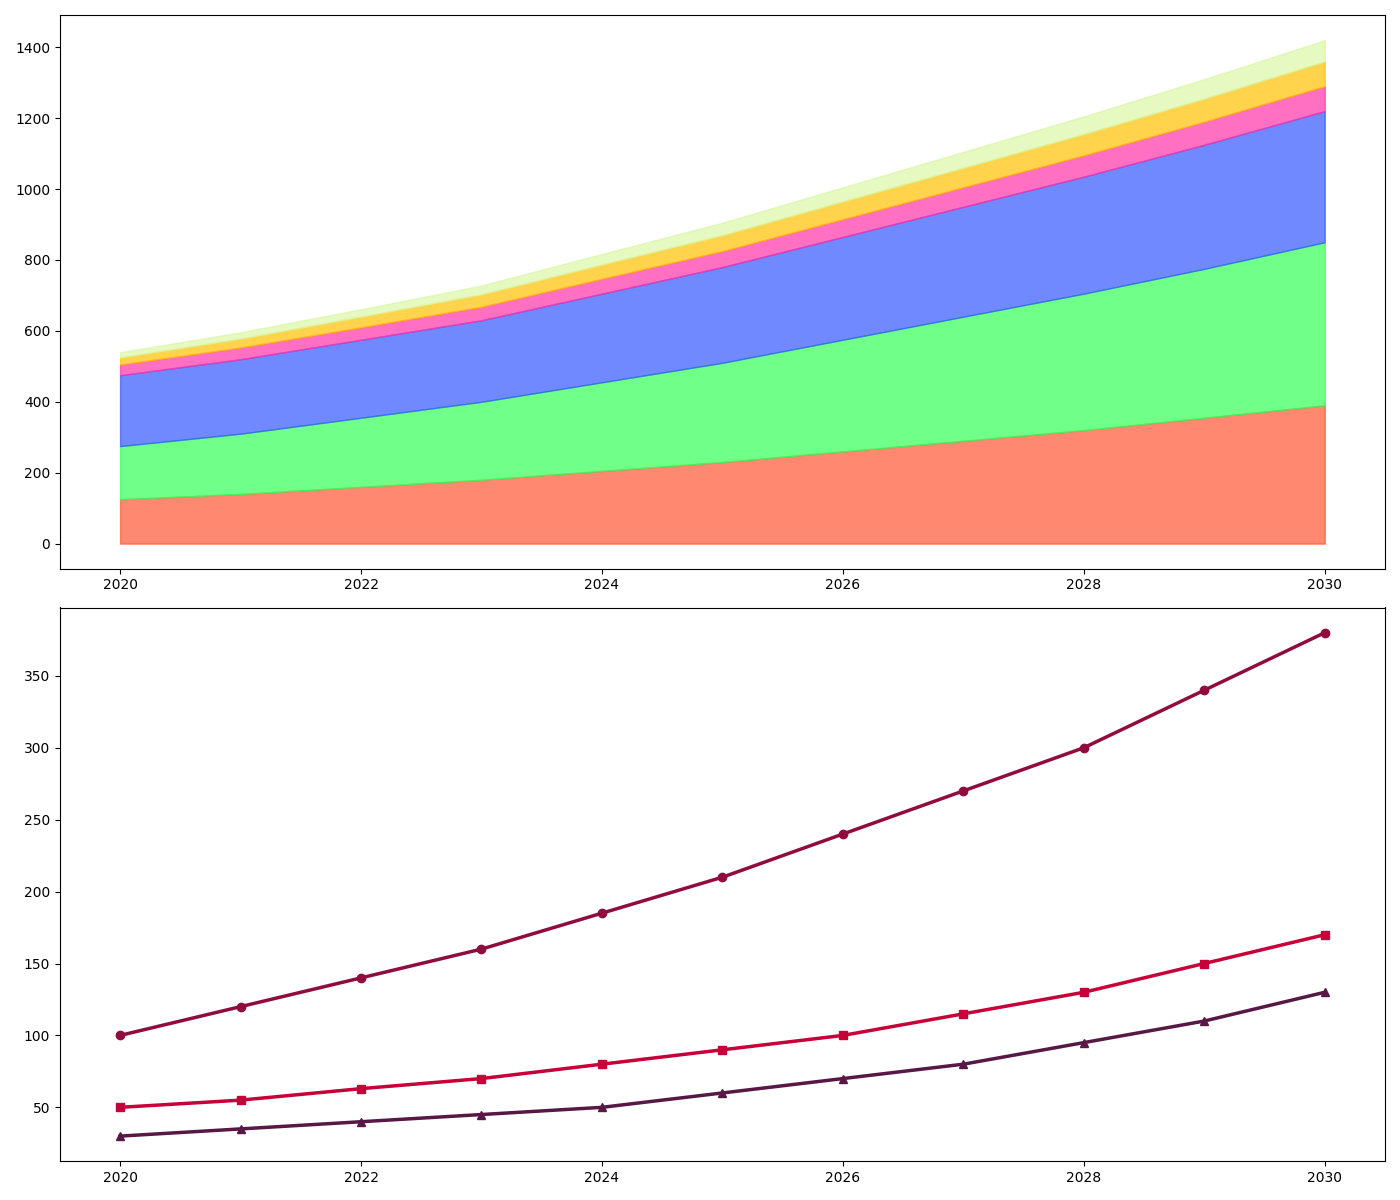

Write the Python code that produced this figure.
import matplotlib.pyplot as plt
import numpy as np

years = np.arange(2020, 2031)
solar_power = np.array([125, 140, 160, 180, 205, 230, 260, 290, 320, 355, 390])
wind_power = np.array([150, 170, 195, 220, 250, 280, 315, 350, 385, 420, 460])
hydropower = np.array([200, 210, 220, 230, 250, 270, 290, 310, 330, 350, 370])
geothermal = np.array([30, 33, 35, 38, 42, 45, 50, 55, 60, 65, 70])
biomass = np.array([20, 25, 30, 35, 40, 45, 50, 55, 60, 65, 70])
ocean_energy = np.array([15, 18, 21, 25, 30, 35, 40, 45, 50, 55, 60])

CO2_reduction = np.array([100, 120, 140, 160, 185, 210, 240, 270, 300, 340, 380])
deforestation_prevented = np.array([50, 55, 63, 70, 80, 90, 100, 115, 130, 150, 170])
air_quality_improvement = np.array([30, 35, 40, 45, 50, 60, 70, 80, 95, 110, 130])

cumulative_wind = solar_power + wind_power
cumulative_hydropower = cumulative_wind + hydropower
cumulative_geothermal = cumulative_hydropower + geothermal
cumulative_biomass = cumulative_geothermal + biomass
cumulative_ocean_energy = cumulative_biomass + ocean_energy

fig, (ax1, ax2) = plt.subplots(2, 1, figsize=(14, 12))

# New color scheme applied for the energy sources
ax1.fill_between(years, 0, solar_power, color='#FF5733', alpha=0.7)  # Solar Power
ax1.fill_between(years, solar_power, cumulative_wind, color='#33FF57', alpha=0.7)  # Wind Power
ax1.fill_between(years, cumulative_wind, cumulative_hydropower, color='#3357FF', alpha=0.7)  # Hydropower
ax1.fill_between(years, cumulative_hydropower, cumulative_geothermal, color='#FF33A8', alpha=0.7)  # Geothermal
ax1.fill_between(years, cumulative_geothermal, cumulative_biomass, color='#FFC300', alpha=0.7)  # Biomass
ax1.fill_between(years, cumulative_biomass, cumulative_ocean_energy, color='#DAF7A6', alpha=0.7)  # Ocean Energy

# New color scheme applied for the environmental effects
ax2.plot(years, CO2_reduction, color='#900C3F', linewidth=2.5, marker='o')  # CO2 Reduction
ax2.plot(years, deforestation_prevented, color='#C70039', linewidth=2.5, marker='s')  # Deforestation Prevented
ax2.plot(years, air_quality_improvement, color='#581845', linewidth=2.5, marker='^')  # Air Quality Improvement

plt.tight_layout()
plt.show()
